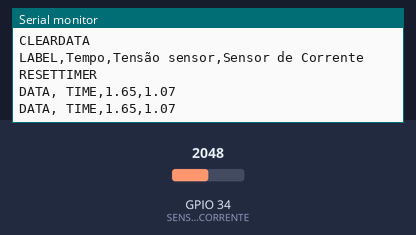
Bench run of a sketch on a simulated ESP32. On the bench: the last lines printed to the serial monitor. The inputs (shaded band) are chosen by the test bench; at power-on: GPIO 34 (SENSOR_PIN_CORRENTE) = 2048.

Above: at 1.8 s.
1.9 s: GPIO 34 (SENSOR_PIN_CORRENTE) set to 2866
At 2.4 s:
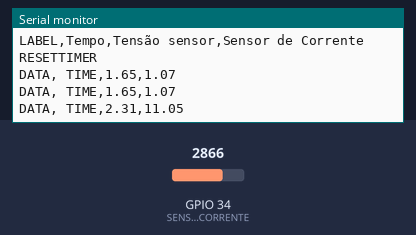
3.4 s: GPIO 34 (SENSOR_PIN_CORRENTE) set to 3603
At 4.8 s:
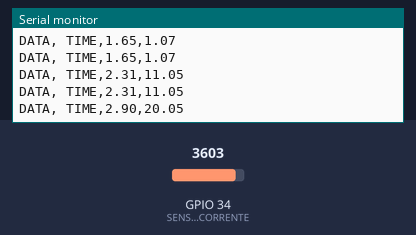
Timing chart, 0 to 6.4 s (numbered marks = the images above; inputs shaded):
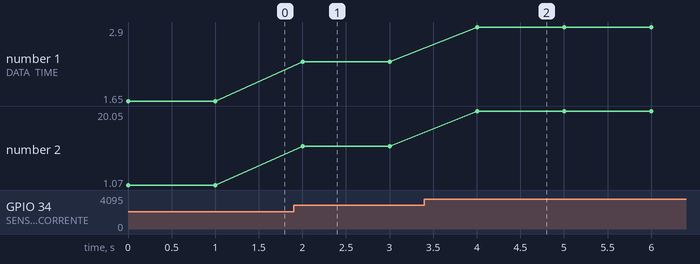

The sketch:

codigo_teste_corrente.ino
```cpp
//definir constantes
#define VOLTAGE_REFERENCE1 3.3  // Tensão de referência do ADC
#define ADC_RESOLUTION1 4095 // Resolução do ADC
#define ACS712_ZERO 1.58  // Valor de zero do ACS712 (em volts)
const float Vref = 3.3;
const int resistance = 0.165;

//pinos
#define SENSOR_PIN_CORRENTE 34
#define ADC_PIN 32

void setup() {
  Serial.begin(115200);
  //analogReadResolution(12); // Set ADC resolution to 12 bits (0-4095)

  Serial.println("CLEARDATA");
  Serial.println("LABEL,Tempo,Tensão sensor,Sensor de Corrente");
  Serial.println("RESETTIMER");
}

void sensorCorrente() {

  int rawValue = analogRead(SENSOR_PIN_CORRENTE);  // Leia o valor bruto do ADC
  float voltage = (rawValue / (float)ADC_RESOLUTION1) * VOLTAGE_REFERENCE1;  // Converta para tensão

  float current = (voltage - ACS712_ZERO) / 0.066;  // Converta para corrente (0.066 mV/A é a sensibilidade para ACS712 50A)

    Serial.print(voltage);
    Serial.print(",");
    Serial.println(current);

}

void loop() {
  Serial.print("DATA, TIME,");
  //shunt();
  sensorCorrente();
  delay(1000);

}
```

Measured:
- after the input at 1.9 s, the serial monitor: prints a new line after 0.10 s (image 1)
- after the input at 3.4 s, the serial monitor: prints a new line after 0.60 s (image 2)
- plotted number 1: 1.65 → 2.31 after the input at 1.9 s, 2.31 → 2.9 after the input at 3.4 s
- plotted number 2: 1.07 → 11.05 after the input at 1.9 s, 11.05 → 20.05 after the input at 3.4 s
